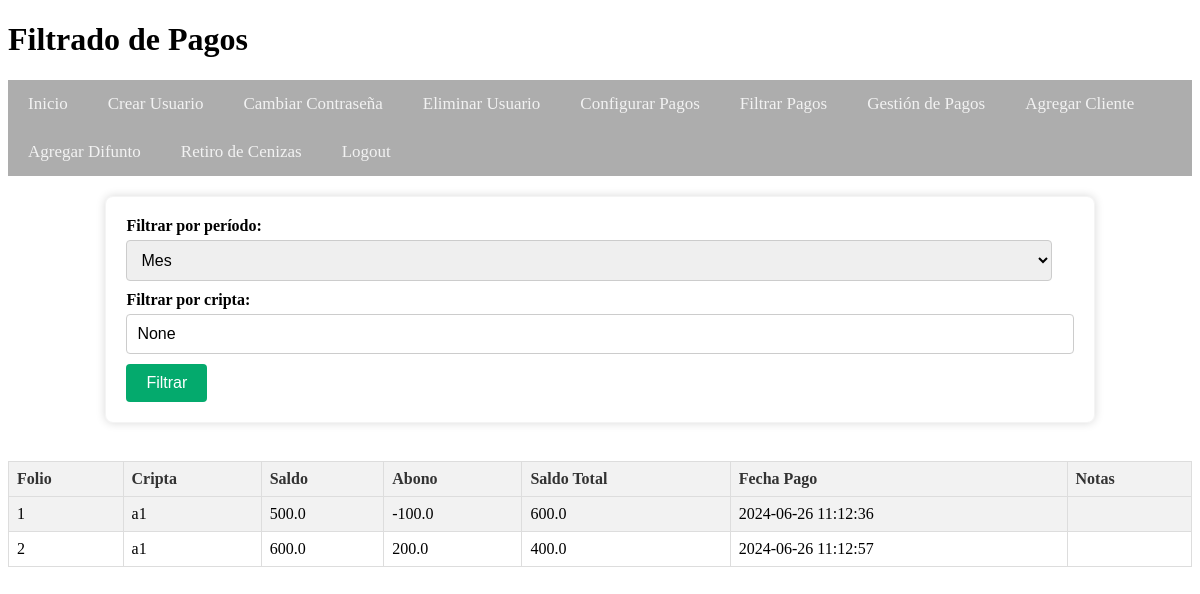
/filtrado_pagos (signed in), run on the app's committed database.
### tables this page shows
CREATE TABLE Pagos (
    Folio TEXT PRIMARY KEY,
    Cripta TEXT,
    Saldo REAL,
    Abono REAL,
    Saldo_total REAL,
    Fecha_pago TEXT,
    Notas TEXT,
    FOREIGN KEY (Cripta) REFERENCES Clientes(Cripta)
);

### app.py (the view)
@app.route('/filtrado_pagos', methods=['GET', 'POST'])
@role_required('admin')
def filtrado_pagos():
    filtro = request.args.get('filtro', 'mes')
    cripta = request.args.get('cripta', None)
    conn = get_db_connection()
    cursor = conn.cursor()
    today = datetime.today()
    start_date = None
    if filtro == 'semana':
        start_date = today - timedelta(days=today.weekday())  # Start of the current week
    elif filtro == 'mes':
        start_date = today.replace(day=1)  # Start of the current month
    elif filtro == 'año':
        start_date = today.replace(month=1, day=1)  # Start of the current year
    query = 'SELECT * FROM Pagos WHERE 1=1'
    params = []
    if start_date:
        start_date_str = start_date.strftime('%Y-%m-%d')
        query += ' AND Fecha_pago >= ?'
        params.append(start_date_str)
    if cripta:
        query += ' AND Cripta = ?'
        params.append(cripta)
    cursor.execute(query, params)
    pagos = cursor.fetchall()
    conn.close()
    return render_template('filtrado_pagos.html', pagos=pagos, filtro=filtro, cripta=cripta)

### app.py (called while the page is built)
def role_required(allowed_roles):
    def decorator(func):
        @wraps(func)
        def wrapper(*args, **kwargs):
            if 'role' in session and session['role'] in allowed_roles:
                return func(*args, **kwargs)
            else:
                flash('No tienes permiso para acceder a esta página.', 'error')
                return redirect(url_for('login'))  # Redirige a la página de inicio o a donde sea apropiado
        return wrapper
    return decorator

def get_db_connection():
    conn = sqlite3.connect('cripta_administracion.db')
    conn.row_factory = sqlite3.Row
    return conn

### templates/filtrado_pagos.html (shortened to what this page needs)
<!DOCTYPE html>
<html lang="es">
<head>
    <link rel="stylesheet" href="{{ url_for('static', filename='styles.css') }}">
</head>
<body>
    <header>
        <h1>Filtrado de Pagos</h1>
        {% if 'username' in session %}
        <nav>
            <ul class="navbar">
                <li><a href="{{ url_for('menu') }}">Inicio</a></li>
                {% if session['role'] == 'admin' %}
                <li><a href="{{ url_for('create_user') }}">Crear Usuario</a></li>
                <li><a href="{{ url_for('change_password') }}">Cambiar Contraseña</a></li>
                <li><a href="{{ url_for('delete_user') }}">Eliminar Usuario</a></li>
                <li><a href="{{ url_for('configurar_pagos') }}">Configurar Pagos</a></li>
                <li><a href="{{ url_for('filtrado_pagos') }}">Filtrar Pagos</a></li>
                {% endif %}
                <li><a href="{{ url_for('pagos_cajero') }}">Gestión de Pagos</a></li>
                <li><a href="{{ url_for('agregar_cliente') }}">Agregar Cliente</a></li>
                <li><a href="{{ url_for('agregar_difunto') }}">Agregar Difunto</a></li>
                <li><a href="{{ url_for('retiro_cenizas') }}">Retiro de Cenizas</a></li>
                <li><a href="{{ url_for('logout') }}">Logout</a></li>
            </ul>
        </nav>
        {% endif %}
    </header>
    <main>
        <form method="get" action="{{ url_for('filtrado_pagos') }}">
            <label for="filtro">Filtrar por período:</label>
            <select name="filtro" id="filtro">
                <option value="mes" {% if filtro == 'mes' %}selected{% endif %}>Mes</option>
            </select>
            <br>
            <label for="cripta">Filtrar por cripta:</label>
            <input type="text" name="cripta" id="cripta" value="{{ cripta }}">
            <br>
            <button type="submit">Filtrar</button>
        </form>
        <br>
        <table>
            <tr>
                <th>Folio</th>
                <th>Cripta</th>
                <th>Saldo</th>
                <th>Abono</th>
                <th>Saldo Total</th>
                <th>Fecha Pago</th>
                <th>Notas</th>
            </tr>
            {% for pago in pagos %}
            <tr>
                <td>{{ pago['Folio'] }}</td>
                <td>{{ pago['Cripta'] }}</td>
                <td>{{ pago['Saldo'] }}</td>
                <td>{{ pago['Abono'] }}</td>
                <td>{{ pago['Saldo_total'] }}</td>
                <td>{{ pago['Fecha_pago'] }}</td>
                <td>{{ pago['Notas'] }}</td>
            </tr>
            {% endfor %}
        </table>
    </main>
</body>
</html>

### static/styles.css (style rules this page uses)
nav { background-color: #33333321; overflow: hidden; }
nav ul { list-style-type: none; margin: 0; padding: 0; text-align: center; }
nav ul li { display: inline; }
nav ul li a { text-decoration: none; color: #fff; padding: 10px 20px; display: inline-block; }
.navbar { background-color: #3333334f; overflow: hidden; }
.navbar a { float: left; display: block; color: #f2f2f2; text-align: center; padding: 14px 20px; text-decoration: none; font-size: 17px; }
form { margin-bottom: 20px; }
form label { display: block; margin-bottom: 5px; font-weight: bold; }
form input[type="text"], form input[type="file"] { width: calc(100% - 12px); padding: 8px; margin-bottom: 10px; border: 1px solid #cccccc; border-radius: 4px; font-size: 16px; }
table { width: 100%; border-collapse: collapse; margin-top: 20px; }
table th, table td { border: 1px solid #ddd; padding: 8px; text-align: left; }
table th { background-color: #f2f2f2; color: #333; }
table tr:nth-child(even) { background-color: #f2f2f2; }
form { width: 80%; margin: auto; padding: 20px; border: 1px solid #dddddd51; border-radius: 8px; background-color: #f9f9f905; box-shadow: 0 0 10px rgba(0, 0, 0, 0.151); margin-top: 20px; }
form input[type="text"], form select { width: calc(100% - 22px); padding: 10px; margin-bottom: 10px; border: 1px solid #ccc; border-radius: 4px; font-size: 16px; }
form button { background-color: #04AA6D; color: white; border: none; padding: 10px 20px; font-size: 16px; cursor: pointer; border-radius: 4px; }
table, th, td { border: 1px solid #ddd; padding: 8px; text-align: left; }
th { background-color: #f2f2f2; }

### data on the page
Pagos: Folio "1", Cripta "a1", Saldo "500.0", Abono "-100.0", Saldo_total "600.0", Fecha_pago "2024-06-26 11:12:36"
Pagos: Folio "2", Cripta "a1", Saldo "600.0", Abono "200.0", Saldo_total "400.0", Fecha_pago "2024-06-26 11:12:57"
